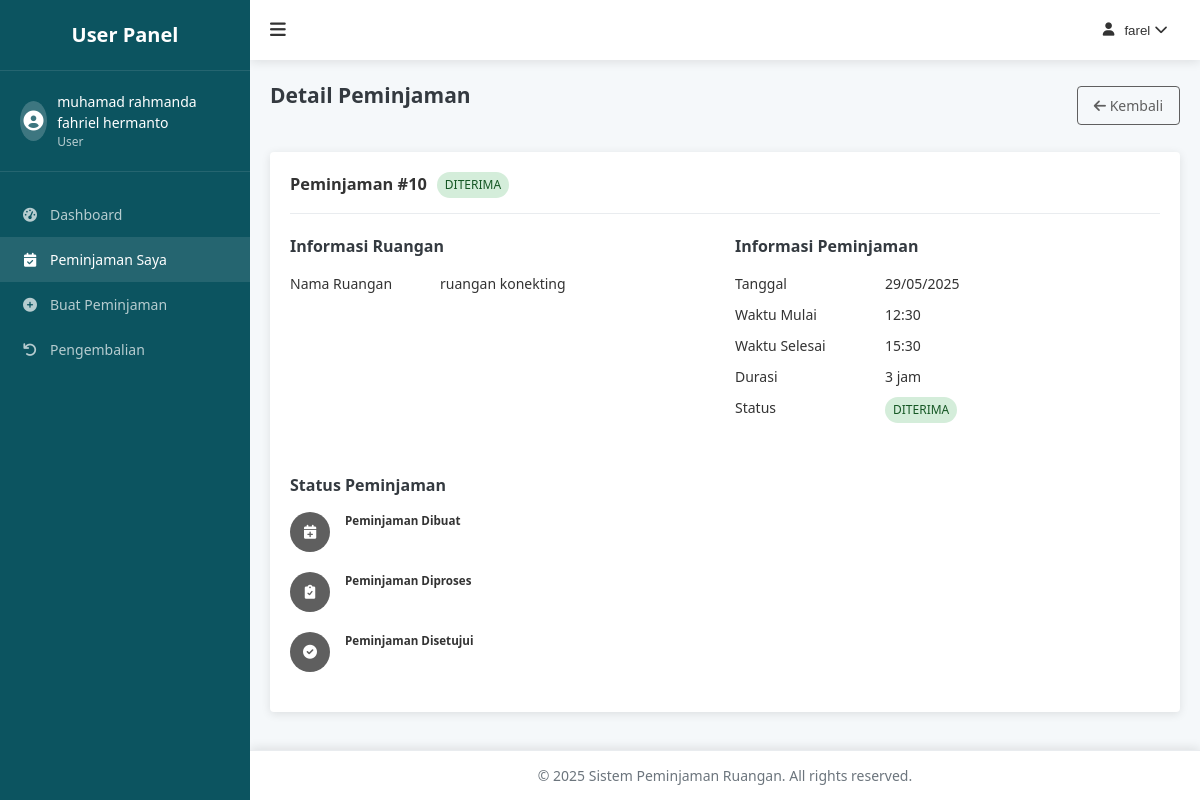
Screenshot of /user/booking-detail.php?id=10 (signed in) with the database file from the repository.
### tables this page shows
CREATE TABLE `peminjaman_ruangan` (
  `peminjaman_id` int NOT NULL,
  `user_id` int NOT NULL,
  `ruangan_id` int NOT NULL,
  `tanggal` varchar(500) NOT NULL,
  `waktu_mulai` varchar(60) NOT NULL,
  `durasi_pinjam` varchar(20) NOT NULL,
  `waktu_selesai` varchar(40) NOT NULL,
  `status` varchar(100) NOT NULL,
  `return_status` enum('BELUM_DIKEMBALIKAN','PENGAJUAN','DIKEMBALIKAN') DEFAULT 'BELUM_DIKEMBALIKAN',
  `return_date` datetime DEFAULT NULL,
  `return_condition` text
);

CREATE TABLE `ruangan` (
  `ruangan_id` int NOT NULL,
  `nama_ruangan` varchar(200) NOT NULL,
  `lokasi` varchar(400) NOT NULL,
  `kapasitas` int NOT NULL
);

### config/functions.php (called while the page is built, shortened)
<?php
function sanitize($data) {
    global $conn;
    $data = trim($data);
    $data = stripslashes($data);
    $data = htmlspecialchars($data);
    $data = $conn->real_escape_string($data);
    return $data;
}
function getBookingById($id) {
    global $conn;
    $id = sanitize($id);
    $query = "SELECT p.*, u.username, u.nama_lengkap, r.nama_ruangan
              FROM peminjaman_ruangan p
              JOIN users u ON p.user_id = u.user_id
              JOIN ruangan r ON p.ruangan_id = r.ruangan_id
              WHERE p.peminjaman_id = '$id'";
    $result = $conn->query($query);
    if ($result->num_rows === 1) {
        return $result->fetch_assoc();
    }
    return false;
}
?>

### user/booking-detail.php (the view, shortened to what this page needs)
<?php
require_once '../config/database.php';
require_once '../config/functions.php';
$bookingId = $_GET['id'];
$booking = getBookingById($bookingId);
?>
<!DOCTYPE html>
<html lang="en">
<head>
    <link rel="stylesheet" href="../assets/css/style.css">
    <link rel="stylesheet" href="../assets/css/user.css">
    <link rel="stylesheet" href="https://cdnjs.cloudflare.com/ajax/libs/font-awesome/6.0.0-beta3/css/all.min.css">
</head>
<body>
    <div class="user-container">
        <?php include 'includes/sidebar.php'; ?>
        <div class="user-content">
            <?php include 'includes/header.php'; ?>
            <main class="user-main">
                <div class="page-header">
                    <h2>Detail Peminjaman</h2>
                    <a href="bookings.php" class="btn btn-outline">
                        <i class="fas fa-arrow-left"></i> Kembali
                    </a>
                </div>
                <div class="detail-container">
                    <div class="detail-header">
                        <div class="detail-title">
                            <h3>Peminjaman #<?php echo $booking['peminjaman_id']; ?></h3>
                            <span class="status-badge status-<?php echo strtolower($booking['status']); ?>">
                                <?php echo $booking['status']; ?>
                            </span>
                        </div>
                    </div>
                    <div class="detail-sections">
                        <div class="detail-section">
                            <h4>Informasi Ruangan</h4>
                            <div class="detail-item">
                                <div class="detail-label">Nama Ruangan</div>
                                <div class="detail-value"><?php echo $booking['nama_ruangan']; ?></div>
                            </div>
                        </div>
                        <div class="detail-section">
                            <h4>Informasi Peminjaman</h4>
                            <div class="detail-item">
                                <div class="detail-label">Tanggal</div>
                                <div class="detail-value"><?php echo date('d/m/Y', strtotime($booking['tanggal'])); ?></div>
                            </div>
                            <div class="detail-item">
                                <div class="detail-label">Waktu Mulai</div>
                                <div class="detail-value"><?php echo $booking['waktu_mulai']; ?></div>
                            </div>
                            <div class="detail-item">
                                <div class="detail-label">Waktu Selesai</div>
                                <div class="detail-value"><?php echo $booking['waktu_selesai']; ?></div>
                            </div>
                            <div class="detail-item">
                                <div class="detail-label">Durasi</div>
                                <div class="detail-value"><?php echo $booking['durasi_pinjam']; ?> jam</div>
                            </div>
                            <div class="detail-item">
                                <div class="detail-label">Status</div>
                                <div class="detail-value">
                                    <span class="status-badge status-<?php echo strtolower($booking['status']); ?>">
                                        <?php echo $booking['status']; ?>
                                    </span>
                                </div>
                            </div>
                        </div>
                        <div class="detail-section">
                            <h4>Status Peminjaman</h4>
                            <div class="status-timeline">
                                <div class="timeline-item <?php echo $booking['status'] !== '' ? 'active' : ''; ?>">
                                    <div class="timeline-icon">
                                        <i class="fas fa-calendar-plus"></i>
                                    </div>
                                    <div class="timeline-content">
                                        <h5>Peminjaman Dibuat</h5>
                                    </div>
                                </div>
                                <div class="timeline-item <?php echo in_array($booking['status'], ['DITERIMA', 'DITOLAK']) ? 'active' : ''; ?>">
                                    <div class="timeline-icon">
                                        <i class="fas fa-clipboard-check"></i>
                                    </div>
                                    <div class="timeline-content">
                                        <h5>Peminjaman Diproses</h5>
                                    </div>
                                </div>
                                <div class="timeline-item <?php echo $booking['status'] === 'DITERIMA' ? 'active' : ''; ?>">
                                    <div class="timeline-icon">
                                        <i class="fas fa-check-circle"></i>
                                    </div>
                                    <div class="timeline-content">
                                        <h5>Peminjaman Disetujui</h5>
                                    </div>
                                </div>
                            </div>
                        </div>
                    </div>
                </div>
            </main>
            <?php include 'includes/footer.php'; ?>
        </div>
    </div>
</body>
</html>

### assets/css/style.css (style rules this page uses)
:root { --primary-color: #5f5f5f; --primary-dark: #3a56d4; --secondary-color: #6c757d; --success-color: #28a745; --danger-color: #dc3545; --warning-color: #ffc107; --info-color: #17a2b8; --light-color: #f8f9fa; --dark-color: #343a40; --body-bg: #f5f8fa; --card-bg: #ffffff; --text-color: #333333; --border-color: #e9ecef; --sidebar-width: 250px; --header-height: 60px; --footer-height: 50px; --border-radius: 4px; --box-shadow: 0 2px 10px rgba(0, 0, 0, 0.1); --transition: all 0.3s ease; }
* { margin: 0; padding: 0; box-sizing: border-box; }
body { font-family: "Segoe UI", Tahoma, Geneva, Verdana, sans-serif; font-size: 14px; line-height: 1.5; color: var(--text-color); background-color: var(--body-bg); }
a { color: var(--primary-color); text-decoration: none; transition: var(--transition); }
main { padding: 30px 0; }
.btn { display: inline-block; font-weight: 500; text-align: center; white-space: nowrap; vertical-align: middle; user-select: none; border: 1px solid transparent; padding: 8px 16px; font-size: 14px; line-height: 1.5; border-radius: var(--border-radius); transition: var(--transition); cursor: pointer; }
.btn-outline { color: var(--primary-color); background-color: transparent; border-color: var(--primary-color); }
.status-badge { display: inline-block; padding: 4px 8px; border-radius: var(--border-radius); font-size: 12px; font-weight: 500; text-transform: uppercase; }
.status-diterima { background-color: #28a745; color: #fff; }

### assets/css/user.css (style rules this page uses)
.user-container { display: flex; min-height: 100vh; }
.user-content { flex: 1; margin-left: var(--sidebar-width); transition: var(--transition); }
.user-main { padding: 20px; min-height: calc(100vh - var(--header-height) - var(--footer-height)); }
.user-main h2 { margin-bottom: 20px; color: var(--dark-color); }
.status-badge { display: inline-block; padding: 4px 8px; border-radius: 20px; font-size: 12px; font-weight: 500; }
.status-diterima { background-color: #d4edda; color: #155724; }
.page-header { display: flex; justify-content: space-between; align-items: center; margin-bottom: 20px; }
.detail-container { background-color: var(--card-bg); border-radius: var(--border-radius); padding: 20px; box-shadow: var(--box-shadow); }
.detail-header { display: flex; justify-content: space-between; align-items: center; margin-bottom: 20px; padding-bottom: 15px; border-bottom: 1px solid var(--border-color); }
.detail-title { display: flex; align-items: center; }
.detail-title h3 { margin-right: 10px; }
.detail-sections { display: grid; grid-template-columns: repeat(auto-fit, minmax(300px, 1fr)); gap: 20px; }
.detail-section { margin-bottom: 20px; }
.detail-section h4 { margin-bottom: 15px; font-size: 16px; color: var(--dark-color); }
.detail-item { display: flex; margin-bottom: 10px; }
.detail-label { width: 150px; font-weight: 500; }
.detail-value { flex: 1; }
.status-timeline { display: flex; flex-direction: column; gap: 20px; }
.timeline-item { display: flex; align-items: flex-start; opacity: 0.5; }
.timeline-item.active { opacity: 1; }
.timeline-icon { width: 40px; height: 40px; border-radius: 50%; background-color: var(--light-color); display: flex; justify-content: center; align-items: center; margin-right: 15px; }
.timeline-item.active .timeline-icon { background-color: var(--primary-color); color: #fff; }
.timeline-content h5 { margin-bottom: 5px; }

### rows the page displays
peminjaman_ruangan: peminjaman_id "10", status "DITERIMA", ruangan.nama_ruangan "ruangan konekting", tanggal "29/05/2025", waktu_mulai "12:30", waktu_selesai "15:30", durasi_pinjam "3"

### other values shown
$_SESSION['nama_lengkap'] "muhamad rahmanda fahriel hermanto"
$_SESSION['username'] "farel"
